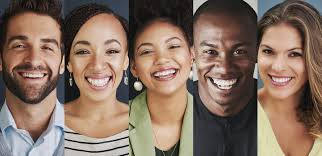
#> input picture HW8/q2test1.jpeg, 322 x 156 px
$ python q2_FaceEyeMouthDetector.py
#> lines starting #> are read from the running program, lines starting #| are printed output that depends on the picture; after the words box and inside, x2 and y2 are one past the last pixel; in counts of white or black regions, pixels touching at a corner belong together
import numpy as np
import cv2
face_cascade = cv2.CascadeClassifier('haarcascade_frontalface_default.xml')
eye_cascade = cv2.CascadeClassifier('haarcascade_eye.xml')
smileCascade = cv2.CascadeClassifier('haarcascade_smile.xml')
img = cv2.imread('q2test1.jpeg')
#> img is the input picture: shape (156, 322, 3); mean B, G, R 97.1, 111.1, 133.3
gray = cv2.cvtColor(img, cv2.COLOR_BGR2GRAY)
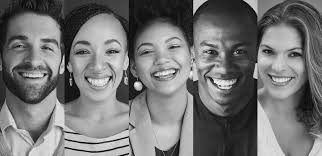
#> gray: shape (156, 322); min 0, max 254, mean 116.1
faces = face_cascade.detectMultiScale(gray, 1.3, 5)
#> faces = [[4, 21, 67, 67], [130, 24, 66, 66], [60, 22, 77, 77], [249, 30, 65, 65]]
for (x,y,w,h) in faces:
    cv2.rectangle(img,(x,y),(x+w,y+h),(255,0,0),2)
    roi_gray = gray[y:y+h, x:x+w]
    roi_color = img[y:y+h, x:x+w]
    eyes = eye_cascade.detectMultiScale(roi_gray)
    for (ex,ey,ew,eh) in eyes:
        cv2.rectangle(roi_color,(ex,ey),(ex+ew,ey+eh),(0,255,0),2)
    smile = smileCascade.detectMultiScale(roi_gray)
    for (x, y, w, h) in smile:
        cv2.rectangle(roi_color, (x, y), (x + w, y + h), (0,0,255), 1)
#> this loop made 4 passes
#> smile on passes 1 to 2: [[9, 42, 41, 21]], [[15, 39, 42, 21]]
#> (eyes, smile) on passes 3 to 4: ([[40, 18, 23, 23]], [[18, 48, 43, 21]]), ([[9, 10, 21, 21], [35, 14, 21, 21]], [[12, 38, 41, 21]])
#> pass 1, `roi_gray = gray[y:y+h, x:x+w]`:
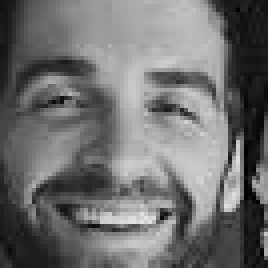
#> roi_gray: shape (67, 67) (shown 4 times larger); min 0, max 228, mean 111
#> pass 1, `roi_color = img[y:y+h, x:x+w]`:
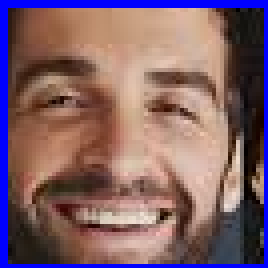
#> roi_color: shape (67, 67, 3) (shown 4 times larger); mean B, G, R 104.7, 96.6, 127.5
#> pass 2, `roi_color = img[y:y+h, x:x+w]`:
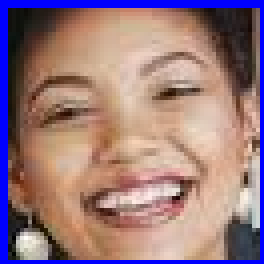
#> roi_color: shape (66, 66, 3) (shown 4 times larger); mean B, G, R 125.7, 120.8, 152.3
#> after the loop:
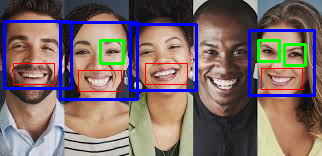
#> img: shape (156, 322, 3); 8.94% of pixels changed, all inside (x1, y1, x2, y2) = (3, 20, 316, 101)
#> after the loop:
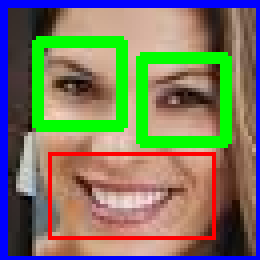
#> roi_color: shape (65, 65, 3) (shown 4 times larger); mean B, G, R 100.6, 120.4, 123.4
#> after the loop:
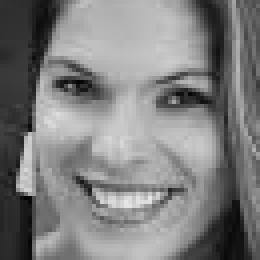
#> roi_gray: shape (65, 65) (shown 4 times larger); min 1, max 230, mean 126.9
cv2.imshow('img',img)
cv2.imwrite('q2result.jpg',img)
cv2.waitKey(0)
cv2.destroyAllWindows()
